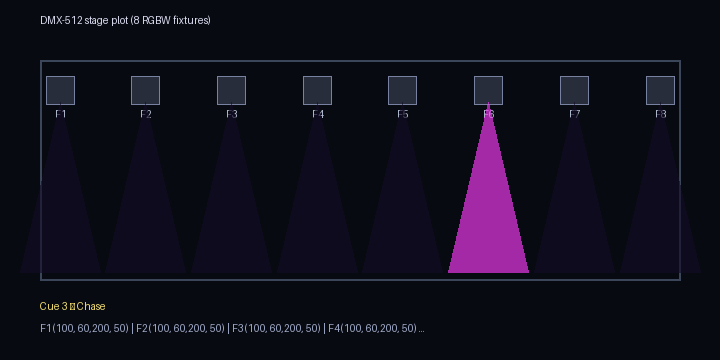

This chart was generated by the following Python code:
"""
dmx_rig.py — emulate a DMX-512 lighting rig with 8 RGBW fixtures across
a stage and a programmable cue stack. Renders a top-down "stage plot"
visualisation of the cues over time.

Pixels2GenAI Project
"""

import math
import numpy as np
from PIL import Image, ImageDraw


SIZE = (720, 360)
N_FRAMES = 90
FPS = 24


# 8 RGBW fixtures spaced across the stage
N_FIX = 8


def cue_at_frame(idx, n=N_FRAMES):
    """Return the DMX channel state (one (r, g, b, intensity) per fixture)."""
    t = idx / n

    if t < 0.25:
        # Cue 1: blue wash across all
        return [(80, 110, 255, int(180)) for _ in range(N_FIX)]
    elif t < 0.5:
        # Cue 2: warm wash with subtle alternation
        return [
            (255, 180 + i * 5, 80, 230 if i % 2 == 0 else 180)
            for i in range(N_FIX)
        ]
    elif t < 0.75:
        # Cue 3: chase — one fixture bright at a time, others dim
        beat = int((t - 0.5) * 4 * N_FIX) % N_FIX
        out = []
        for i in range(N_FIX):
            if i == beat:
                out.append((255, 60, 255, 255))
            else:
                out.append((100, 60, 200, 50))
        return out
    else:
        # Cue 4: strobe — full white, intensity pulsing
        flash = 255 if (idx % 4) < 2 else 30
        return [(255, 255, 255, flash) for _ in range(N_FIX)]


def render(state, idx, size=SIZE):
    img = Image.new('RGB', size, (8, 10, 18))
    draw = ImageDraw.Draw(img)
    w, h = size

    # Stage outline
    stage_top, stage_bot = 60, h - 80
    draw.rectangle([40, stage_top, w - 40, stage_bot],
                   outline=(60, 70, 90), width=2)
    draw.text((40, 14), 'DMX-512 stage plot (8 RGBW fixtures)',
              fill=(220, 220, 240))

    # Place fixtures along the top of the stage
    fix_y = stage_top + 30
    spacing = (w - 120) / (N_FIX - 1)
    for i, (r, g, b, inten) in enumerate(state):
        fx = 60 + int(i * spacing)
        # Fixture body
        draw.rectangle([fx - 14, fix_y - 14, fx + 14, fix_y + 14],
                       fill=(40, 45, 60), outline=(120, 130, 160))
        draw.text((fx - 5, fix_y + 18), f'F{i+1}', fill=(180, 190, 210))
        # Light cone projecting down
        cone_color = (
            int(r * inten / 255), int(g * inten / 255), int(b * inten / 255)
        )
        # Render the cone as a polygon
        cone_pts = [
            (fx, fix_y + 12),
            (fx - 40, stage_bot - 8),
            (fx + 40, stage_bot - 8),
        ]
        cone_layer = Image.new('RGBA', size, (0, 0, 0, 0))
        cone_draw = ImageDraw.Draw(cone_layer)
        cone_draw.polygon(cone_pts, fill=cone_color + (160,))
        img = Image.alpha_composite(img.convert('RGBA'), cone_layer).convert('RGB')
        draw = ImageDraw.Draw(img)

    # Cue label
    t = idx / N_FRAMES
    if t < 0.25:    cue = 'Cue 1 — Blue wash'
    elif t < 0.5:   cue = 'Cue 2 — Warm alternation'
    elif t < 0.75:  cue = 'Cue 3 — Chase'
    else:           cue = 'Cue 4 — Strobe'
    draw.text((40, h - 60), cue, fill=(240, 220, 110))

    # Channel readout
    state_text = ' | '.join(
        f'F{i+1}({r:3d},{g:3d},{b:3d},{i_val:3d})'
        for i, (r, g, b, i_val) in enumerate(state[:4])
    )
    draw.text((40, h - 38), state_text + ' …',
              fill=(160, 170, 200))

    return img


frames = []
for f in range(N_FRAMES):
    state = cue_at_frame(f)
    img = render(state, f)
    frames.append(img)

frames[0].save(
    'dmx_rig.gif',
    save_all=True,
    append_images=frames[1:],
    duration=int(1000 / FPS),
    loop=0,
    optimize=True,
)
frames[N_FRAMES * 2 // 3].save('dmx_rig.png')
print(f"Saved dmx_rig.gif and dmx_rig.png — {N_FRAMES} frames")
